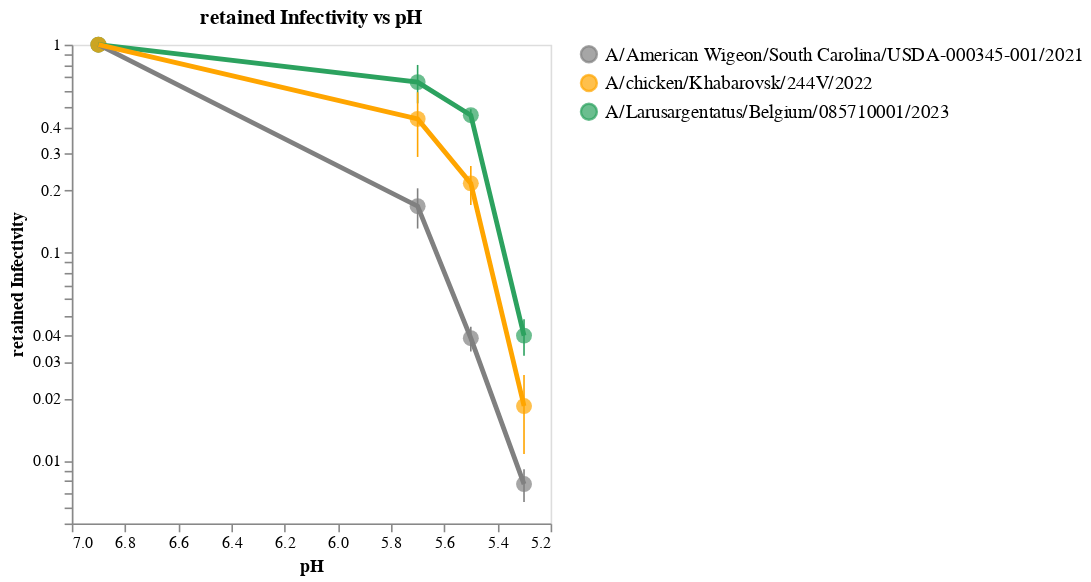

The notebook cell this image was saved under:
### Code cell
color_palette = alt.Scale(
    domain=[
        'A/American Wigeon/South Carolina/USDA-000345-001/2021',
        'A/chicken/Khabarovsk/244V/2022',
        'A/Larusargentatus/Belgium/085710001/2023'
    ],
    range=[
        'grey',
        'orange',
        '#2ca25f'
    ]
)

# Create the base chart
base = alt.Chart(df_summary).encode(
    x=alt.X('pH:Q', scale=alt.Scale(domain=[7, 5.2])),
    y=alt.Y('mean_infectivity:Q', scale=alt.Scale(type='log', domain=[0.005, 1]), title='retained Infectivity'),
    color=alt.Color('strain:N', scale=color_palette)
)

points = base.mark_point(filled=True, size=100).encode(
    tooltip=['strain', 'pH', 'mean_infectivity', 'std_infectivity']
)

error_bars = base.mark_errorbar(extent='stdev').encode(
    yError='std_infectivity:Q'
)

lines = base.mark_line(strokeWidth=3)

# Create the chart
chart = (points + error_bars + lines).properties(
    title='retained Infectivity vs pH',
    width=300,
    height=300
).configure_axis(
    grid=False
).configure_legend(
    title=None,
    orient='right',
    labelFontSize=12,
    symbolSize=100,
    titleFontSize=14,
    labelLimit=400
)

chart.display()
chart.save("strain_pH_stability.html")

### Figure 1 — Vega-Lite specification as saved in the notebook (floating-point values rounded to 4 significant figures)
{"config": {"view": {"continuousWidth": 300, "continuousHeight": 300}, "axis": {"grid": false}, "legend": {"labelFontSize": 12, "labelLimit": 400, "orient": "right", "symbolSize": 100, "title": null, "titleFontSize": 14}}, "layer": [{"mark": {"type": "point", "filled": true, "size": 100}, "encoding": {"color": {"field": "strain", "scale": {"domain": ["A/American Wigeon/South Carolina/USDA-000345-001/2021", "A/chicken/Khabarovsk/244V/2022", "A/Larusargentatus/Belgium/085710001/2023"], "range": ["grey", "orange", "#2ca25f"]}, "type": "nominal"}, "tooltip": [{"field": "strain", "type": "nominal"}, {"field": "pH", "type": "quantitative"}, {"field": "mean_infectivity", "type": "quantitative"}, {"field": "std_infectivity", "type": "quantitative"}], "x": {"field": "pH", "scale": {"domain": [7, 5.2]}, "type": "quantitative"}, "y": {"field": "mean_infectivity", "scale": {"domain": [0.005, 1], "type": "log"}, "title": "retained Infectivity", "type": "quantitative"}}}, {"mark": {"type": "errorbar", "extent": "stdev"}, "encoding": {"color": {"field": "strain", "scale": {"domain": ["A/American Wigeon/South Carolina/USDA-000345-001/2021", "A/chicken/Khabarovsk/244V/2022", "A/Larusargentatus/Belgium/085710001/2023"], "range": ["grey", "orange", "#2ca25f"]}, "type": "nominal"}, "x": {"field": "pH", "scale": {"domain": [7, 5.2]}, "type": "quantitative"}, "y": {"field": "mean_infectivity", "scale": {"domain": [0.005, 1], "type": "log"}, "title": "retained Infectivity", "type": "quantitative"}, "yError": {"field": "std_infectivity"}}}, {"mark": {"type": "line", "strokeWidth": 3}, "encoding": {"color": {"field": "strain", "scale": {"domain": ["A/American Wigeon/South Carolina/USDA-000345-001/2021", "A/chicken/Khabarovsk/244V/2022", "A/Larusargentatus/Belgium/085710001/2023"], "range": ["grey", "orange", "#2ca25f"]}, "type": "nominal"}, "x": {"field": "pH", "scale": {"domain": [7, 5.2]}, "type": "quantitative"}, "y": {"field": "mean_infectivity", "scale": {"domain": [0.005, 1], "type": "log"}, "title": "retained Infectivity", "type": "quantitative"}}}], "data": {"name": "data-ac2bb7369b977c99b7ac54290326338e"}, "height": 300, "title": "retained Infectivity vs pH", "width": 300, "$schema": "https://vega.github.io/schema/vega-lite/v5.8.0.json", "datasets": {"data-ac2bb7369b977c99b7ac54290326338e": [{"strain": "A/American Wigeon/South Carolina/USDA-000345-001/2021", "pH": 5.3, "mean_infectivity": 0.007732, "std_infectivity": 0.001385}, {"strain": "A/American Wigeon/South Carolina/USDA-000345-001/2021", "pH": 5.5, "mean_infectivity": 0.03884, "std_infectivity": 0.005281}, {"strain": "A/American Wigeon/South Carolina/USDA-000345-001/2021", "pH": 5.7, "mean_infectivity": 0.1674, "std_infectivity": 0.03667}, {"strain": "A/American Wigeon/South Carolina/USDA-000345-001/2021", "pH": 6.9, "mean_infectivity": 1.0, "std_infectivity": 0.0}, {"strain": "A/Larusargentatus/Belgium/085710001/2023", "pH": 5.3, "mean_infectivity": 0.03998, "std_infectivity": 0.00797}, {"strain": "A/Larusargentatus/Belgium/085710001/2023", "pH": 5.5, "mean_infectivity": 0.4581, "std_infectivity": 0.0311}, {"strain": "A/Larusargentatus/Belgium/085710001/2023", "pH": 5.7, "mean_infectivity": 0.6609, "std_infectivity": 0.1383}, {"strain": "A/Larusargentatus/Belgium/085710001/2023", "pH": 6.9, "mean_infectivity": 1.0, "std_infectivity": 0.0}, {"strain": "A/chicken/Khabarovsk/244V/2022", "pH": 5.3, "mean_infectivity": 0.01834, "std_infectivity": 0.007542}, {"strain": "A/chicken/Khabarovsk/244V/2022", "pH": 5.5, "mean_infectivity": 0.2155, "std_infectivity": 0.04599}, {"strain": "A/chicken/Khabarovsk/244V/2022", "pH": 5.7, "mean_infectivity": 0.4398, "std_infectivity": 0.151}, {"strain": "A/chicken/Khabarovsk/244V/2022", "pH": 6.9, "mean_infectivity": 1.0, "std_infectivity": 0.0}]}}
